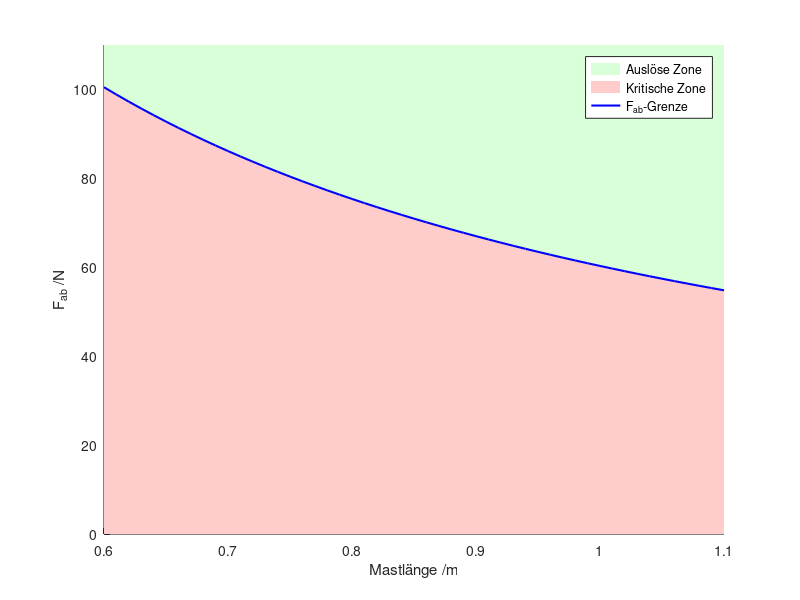

MATLAB code for this plot:
% ===================Lastfall Abbau ===================
% --- Parameterdefinition ---
g = 9.81;                              % Erdbeschleunigung [m/s^2]
roh = 1025;                            % Dichte Wasser [kg/m^3]
FAY_target = -360;                     % Zielwert F_ay [N]
X_hs = 0.955;                          % Schwerpunkt-Höhe Surfer [m]
X_lzl = 1.736;                         % Länge linker Zylinder für Trägheit [m]
X_rzl = 0.389;                         % Radius linker Zylinder für Trägheit [m]
m = 68.8;                              % Masse [kg]

A = 0.059;                             % Fläche Frontwing [m^2]
Cl = 1.02;                             % Auftriebsbeiwert
Cd = 0.25;                             % Widerstandsbeiwert

X_cop = 0.151;                         % Druckmittelpunkt [m]
X_v = 0.0725;                          % Abstand A zu Mastachse [m]
X_h = 0.095;                           % Abstand B zu Mastachse [m]

% --- Berechnung der Auslösekraft ---
X_ml_range = 0.6:0.01:1.1;                         % Mastlängenbereich
FAB_vec = -FAY_target * (X_v + X_h) ./ X_ml_range; % Auslösekraft
y_max = 110;                                       % Obere y-Grenze für grüne Fläche

% --- Plot ---
figure; hold on;

% Grün oberhalb der Kurve
x_fill = [X_ml_range, fliplr(X_ml_range)];
y_fill_green = [y_max * ones(1, length(FAB_vec)), fliplr(FAB_vec)];
fill(x_fill, y_fill_green, [0.85 1 0.85], 'EdgeColor', 'none', 'DisplayName', 'Auslöse Zone');

% Rot unterhalb der Kurve
y_fill_red = [FAB_vec, fliplr(zeros(1, length(FAB_vec)))];
fill(x_fill, y_fill_red, [1 0.8 0.8], 'EdgeColor', 'none', 'DisplayName', 'Kritische Zone');

% Kurve
plot(X_ml_range, FAB_vec, 'b-', 'LineWidth', 1.5, 'DisplayName', 'F_{ab}-Grenze');

% Achsenbeschriftung und Layout
xlabel('Mastlänge /m');
ylabel('F_{ab} /N');
legend('Location', 'northeast');
xlim([0.6 1.1]);
ylim([0 y_max]);
xticks(0.6:0.1:1.1);
grid on;

